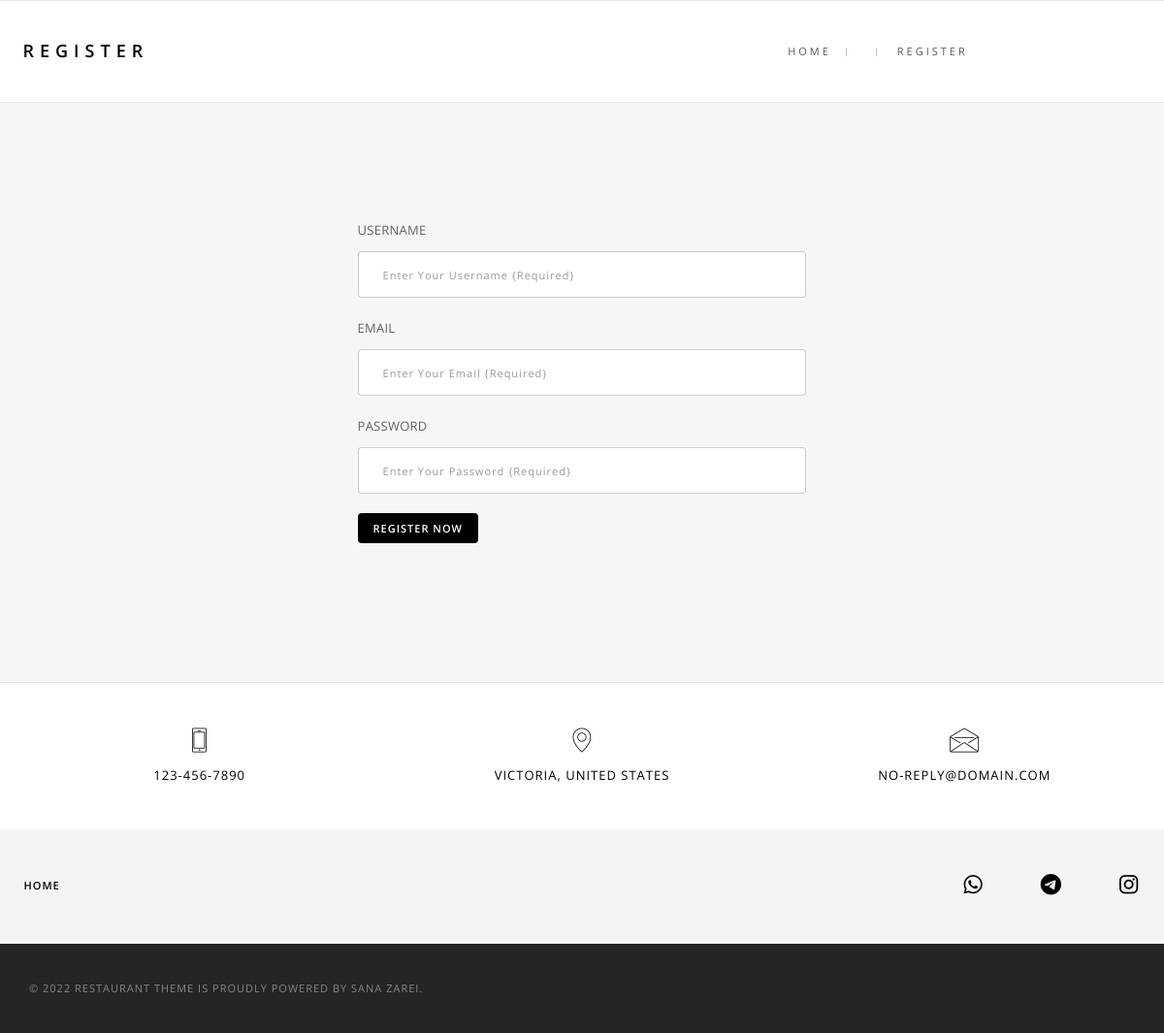
Screenshot of /register with the database file from the repository.
### Restaurant/models.py (models this page shows, shortened)
class Contact(models.Model):
    phone = models.CharField(max_length=15)
    email = models.EmailField(max_length=25)
    address = models.CharField(max_length=100)
    updated = models.DateTimeField(auto_now=True)
    class Meta:
        verbose_name_plural = '12 - Contact'

class Profile(models.Model):
    contact_key = models.ForeignKey(Contact, on_delete=models.CASCADE)
    name = models.CharField(max_length=20)
    link = models.CharField(max_length=100)

### Accounts/views.py (the view)
# urls.py: path('register', views.registerview, name='register'),
def registerview(request):
    contact = Contact.objects.latest('updated')
    profile = Profile.objects.all()
    if request.method=="POST":
        profileregisterform=ProfileRegisterForm(request.POST or None)
        if profileregisterform.is_valid():
            user = User.objects.create_user(username=profileregisterform.cleaned_data["username"],email=profileregisterform.cleaned_data['email'],password=profileregisterform.cleaned_data['password'])
            user.save()
            return JsonResponse({'msg':'Success'})
        else:
            return JsonResponse({'msg':'Error'})
    else:
        profileregisterform=ProfileRegisterForm()
    return render(request, 'Accounts/register.html',{"form":profileregisterform,"profile":profile,'contact':contact})

### Accounts/forms.py (shortened to what this page needs)
class ProfileRegisterForm(forms.ModelForm):
    username = forms.CharField(max_length=100,widget=forms.TextInput(attrs={'placeholder': 'Enter Your Username {Required}','class': 'input-round big-input'}))
    email = forms.CharField(max_length=100,widget=forms.EmailInput(attrs={'placeholder': 'Enter Your Email {Required}','class': 'input-round big-input'}))
    password = forms.CharField(max_length=100,widget=forms.PasswordInput(attrs={'placeholder': 'Enter Your Password {Required}','class': 'input-round big-input'}))
    class Meta:
        model = ProfileModel
        fields = ('username', 'email', 'password')

### Accounts/templates/Accounts/register.html (shortened to what this page needs)
{% extends "layout.html" %}
{% block title %} Register {% endblock %}
{% block breadcrumb %} Register {% endblock %}
{% block main %}
    <section class="bg-gray wow fadeIn">
        <div class="container">
            <div class="row">
                <div class="col-md-5 col-sm-8 col-xs-11 center-col xs-no-padding">
                    <form id="registerform" method="POST">
                        <div class="form-group no-margin-bottom">
                            <label class="text-uppercase">Username</label>
                            {{ form.username }}
                        </div>
                        <div class="form-group no-margin-bottom">
                            <label class="text-uppercase">Email</label>
                            {{ form.email }}
                        </div>
                        <div class="form-group no-margin-bottom">
                            <label class="text-uppercase">Password</label>
                            {{ form.password }}
                        </div>
                        <button class="btn highlight-button-dark btn-small btn-round margin-five no-margin-right" type="submit">Register Now</button>
                    </form>
                </div>
            </div>
        </div>
    </section>
{% endblock %}

### Accounts/templates/layout.html (shortened to what this page needs)
{% load static %}
<!doctype html>
<html class="no-js" lang="en">
    <head>
        <link rel="stylesheet" href="{% static 'css/animate.css' %}" />
        <link rel="stylesheet" href="{% static 'css/bootstrap.css' %}" />
        <link rel="stylesheet" href="{% static 'css/et-line-icons.css' %}" />
        <link href="{% static 'css/all.min.css' %}" rel="stylesheet">
        <link rel="stylesheet" href="{% static 'css/extralayers.css' %}" />
        <link rel="stylesheet" href="{% static 'css/settings.css' %}" />
        <link rel="stylesheet" href="{% static 'css/magnific-popup.css' %}" />
        <link rel="stylesheet" href="{% static 'css/owl.carousel.css' %}" />
        <link rel="stylesheet" href="{% static 'css/owl.transitions.css' %}" />
        <link rel="stylesheet" href="{% static 'css/full-slider.css' %}" />
        <link rel="stylesheet" href="{% static 'css/text-effect.css' %}" />
        <link rel="stylesheet" href="{% static 'css/menu-hamburger.css' %}" />
        <link rel="stylesheet" href="{% static 'css/style.css' %}" />
        <link rel="stylesheet" href="{% static 'css/responsive.css' %}" />
    </head>
    <body>
        <section class="content-top-margin page-title page-title-small border-bottom-light border-top-light">
            <div class="container">
                <div class="row">
                    <div class="col-md-8 col-sm-12 wow fadeInUp" data-wow-duration="300ms">
                        <h1 class="black-text">{% block title %}  {% endblock %}</h1>
                    </div>
                    <div class="col-md-4 col-sm-12 breadcrumb text-uppercase wow fadeInUp xs-display-none" data-wow-duration="600ms">
                        <ul>
                            <li><a href="{% url 'Restaurant:home' %}">Home</a></li>
                            <li><a href="{% url 'Blog:blog' %}">{% block breadcrumb0 %}  {% endblock %}</a></li>
                            <li>{% block breadcrumb %}  {% endblock %}</li>
                        </ul>
                    </div>
                </div>
            </div>
        </section>
        {% block main %}{% endblock %}
        <footer>
            <div class=" bg-white footer-top">
                <div class="container">
                    <div class="row margin-four">
                        <div class="col-md-4 col-sm-4 text-center"><i class="icon-phone small-icon black-text"></i><h6 class="black-text margin-two no-margin-bottom">{{ contact.phone }}</h6></div>
                        <div class="col-md-4 col-sm-4 text-center"><i class="icon-map-pin small-icon black-text"></i><h6 class="black-text margin-two no-margin-bottom">{{ contact.address }}</h6></div>
                        <div class="col-md-4 col-sm-4 text-center"><i class="icon-envelope small-icon black-text"></i><h6 class="margin-two no-margin-bottom"><a href="mailto:{{ contact.email }}" class="black-text">{{ contact.email }}</a></h6></div>
                    </div>
                </div>
            </div>
            <div class="container footer-middle">
                <div class="row margin-four no-margin-bottom">
                    <div class="col-md-6 col-sm-12 sm-text-center sm-margin-bottom-four">
                        <ul class="list-inline footer-link text-uppercase">
                            <li><a href="{% url 'Restaurant:home' %}">Home</a></li>
                        </ul>
                    </div>
                    <div class="col-md-6 col-sm-12 footer-social text-right sm-text-center">
                        {% for item in profile %}
                        <a target="_blank" href="{{ item.link }}"><i class="fa-brands fa-{{item.name}}" aria-hidden="true"></i></a>
                        {% endfor %}
                    </div>
                </div>
            </div>
            <div class="container-fluid bg-dark-gray footer-bottom">
                <div class="container">
                    <div class="row margin-three">
                        <div class="col-md-6 col-sm-6 col-xs-12 copyright text-left letter-spacing-1 xs-text-center xs-margin-bottom-one">
                            &copy; 2022 Restaurant Theme is proudly powered by SANA ZAREI.
                        </div>
                    </div>
                </div>
            </div>
        </footer>
    </body>
</html>

### static/css/full-slider.css (style rules this page uses)
html, body { height: 100%; }

### static/css/menu-hamburger.css (style rules this page uses)
html, body { height: 100%; width: 100%; }

### rows the page displays
Contact: phone "123-456-7890", address "VICTORIA, UNITED STATES", email "NO-REPLY@DOMAIN.COM"
